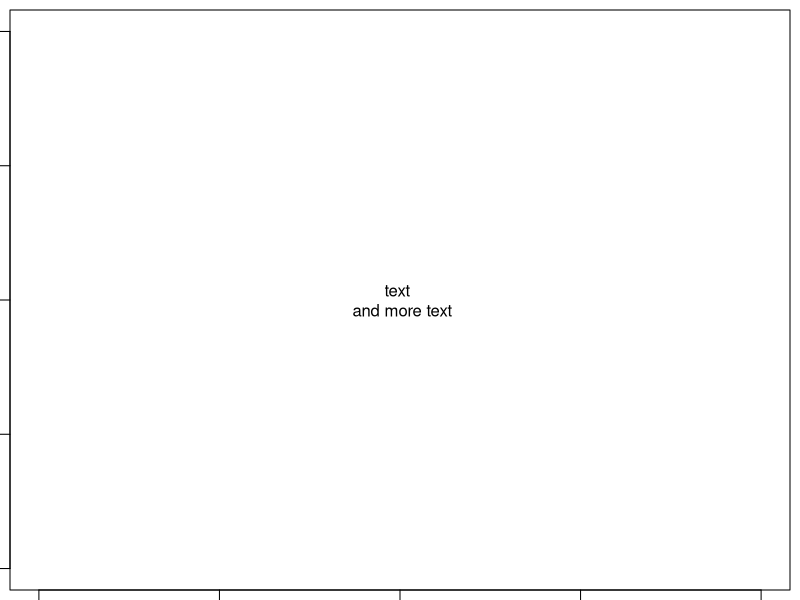

The R source for this figure:
## ---- chunk 1
x <- 0.1234567
format(round(x, 2), nsmall = 2)
## ---- chunk 2
par(mar = c(0,0,0,0)+0.5)
plot(1, type = "n")
text(1,1, labels = "text \n and more text")
